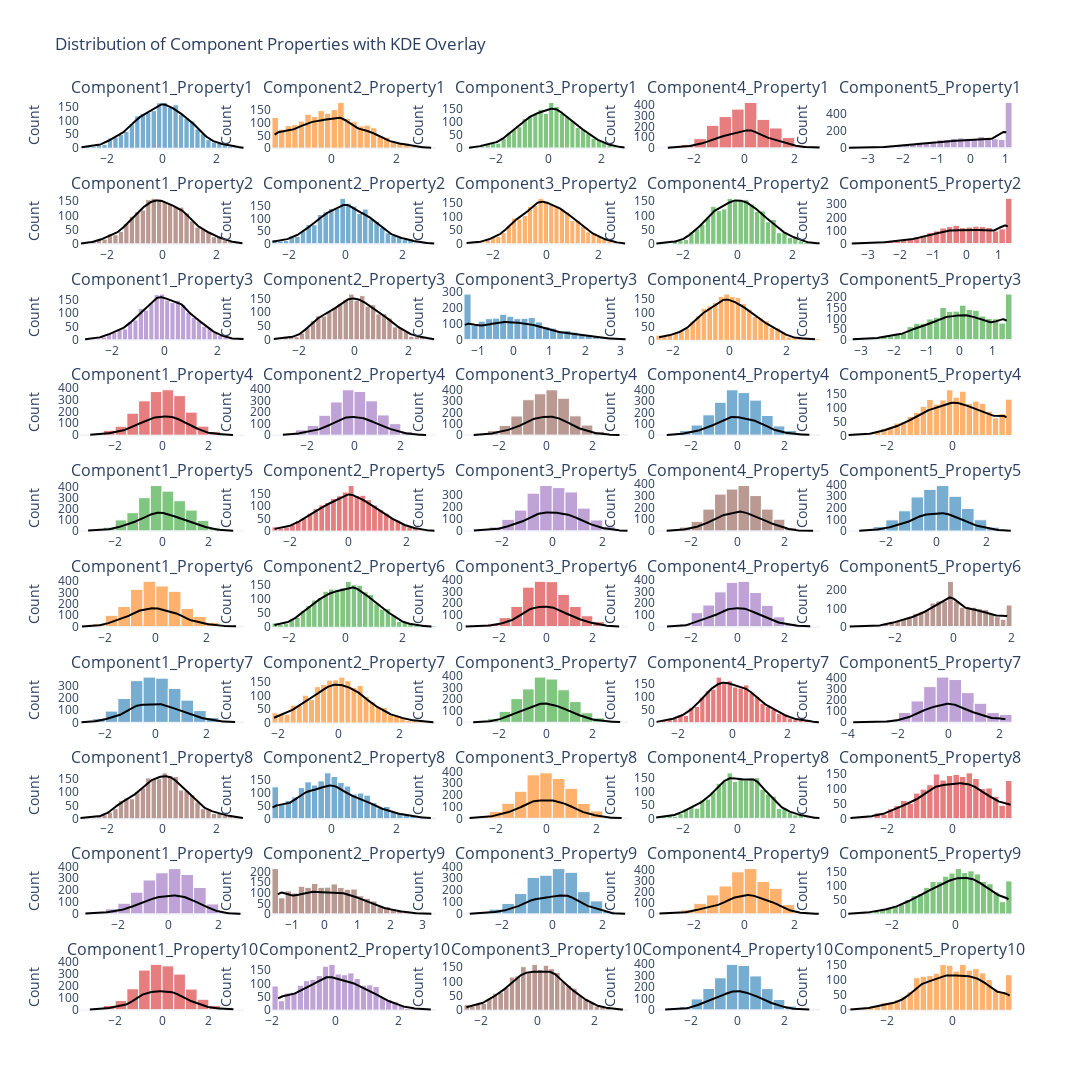

Write notebook code for a chart like this one.
### Markdown cell above
###

### Code cell
# Create 10x5 subplot grid for 50 component properties
fig_hist_blend = make_subplots(
    rows=10, cols=5,
    subplot_titles=property_cols,
    vertical_spacing=0.05,  # reduced for tighter layout
    horizontal_spacing=0.03
)

bold_colors = ['#1f77b4', '#ff7f0e', '#2ca02c',
               '#d62728', '#9467bd', '#8c564b']

# Loop through each property
for i, col in enumerate(property_cols):
    row = i // 5 + 1
    col_pos = i % 5 + 1

    data = train_data[col].dropna()

    if len(data) == 0:
        continue

    # Histogram
    fig_hist_blend.add_trace(
        go.Histogram(
            x=data,
            nbinsx=30,
            marker=dict(
                color=bold_colors[i % len(bold_colors)],
                line=dict(color='white', width=1)
            ),
            opacity=0.6,
            showlegend=False
        ),
        row=row, col=col_pos
    )

    # KDE overlay
    try:
        kde = gaussian_kde(data)
        x_vals = np.linspace(data.min(), data.max(), 200)
        bin_width = (data.max() - data.min()) / 30
        y_vals = kde(x_vals) * len(data) * bin_width  # Scale to match histogram

        fig_hist_blend.add_trace(
            go.Scatter(
                x=x_vals,
                y=y_vals,
                mode='lines',
                line=dict(color='black', width=2),
                showlegend=False
            ),
            row=row, col=col_pos
        )
    except Exception as e:
        print(f"KDE failed for {col}: {e}")

# Update layout
fig_hist_blend.update_layout(
    title_text="Distribution of Component Properties with KDE Overlay",
    height=3000,  # increased to accommodate all 50 plots
    width=1200,
    margin=dict(t=100),
    template="plotly_white"
)

fig_hist_blend.update_yaxes(title_text='Count', showgrid=False)
fig_hist_blend.update_xaxes(showgrid=False)

fig_hist_blend.show()
